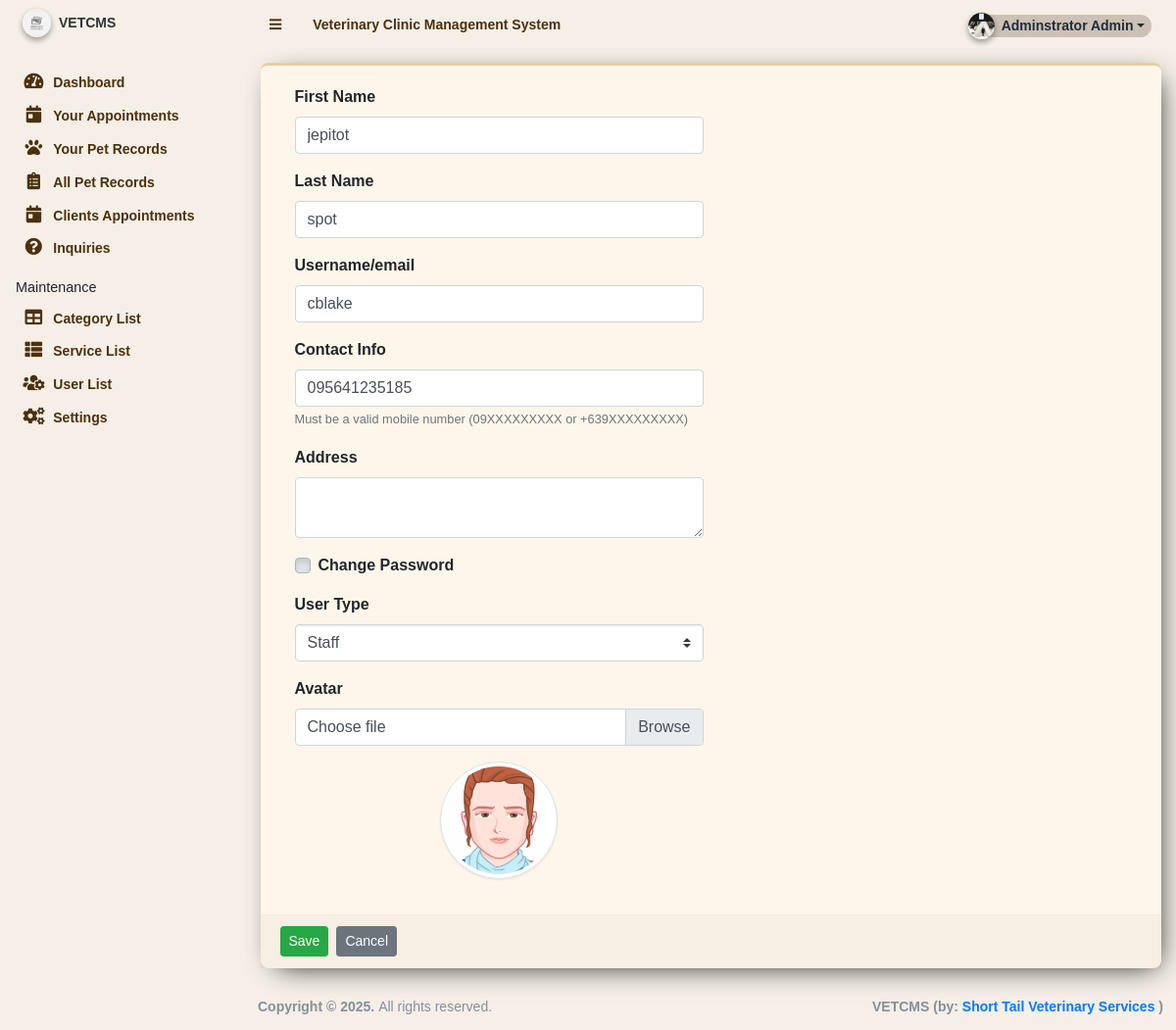
/admin/?page=user/manage_user&id=3 (signed in), run on the app's committed database.
### tables this page shows
CREATE TABLE `users` (
  `id` int(11) NOT NULL,
  `firstname` varchar(250) NOT NULL,
  `address` text DEFAULT NULL,
  `lastname` varchar(250) NOT NULL,
  `username` text NOT NULL,
  `password` text NOT NULL,
  `avatar` text DEFAULT NULL,
  `last_login` datetime DEFAULT NULL,
  `type` tinyint(1) NOT NULL DEFAULT 0,
  `status` int(11) NOT NULL DEFAULT 1 COMMENT '0=not verified, 1 = verified',
  `date_added` datetime NOT NULL DEFAULT current_timestamp(),
  `date_updated` datetime DEFAULT NULL ON UPDATE current_timestamp(),
  `contact` varchar(20) NOT NULL
);

### config.php (called while the page is built, shortened)
<?php
function validate_image($file){
	if(!empty($file)){
        $ex = explode('?',$file);
        $file = $ex[0];
        $param =  isset($ex[1]) ? '?'.$ex[1]  : '';
		if(is_file(base_app.$file)){
			return base_url.$file.$param;
		}else{
			return base_url.'dist/img/no-image-available.png';
		}
	}else{
		return base_url.'dist/img/no-image-available.png';
	}
}
?>

### admin/user/manage_user.php (the view, shortened to what this page needs)
<?php
if(isset($_GET['id']) && $_GET['id'] > 0){
    $user = $conn->query("SELECT * FROM users where id ='{$_GET['id']}'");
    foreach($user->fetch_array() as $k =>$v){
        $meta[$k] = $v;
    }
}
?>
<div class="card card-outline card-primary">
	<div class="card-body">
		<div class="container-fluid">
			<form action="" id="manage-user">
				<div class="form-group col-6">
					<label for="name">First Name</label>
					<input type="text" name="firstname" id="firstname" class="form-control" value="<?php echo isset($meta['firstname']) ? $meta['firstname']: '' ?>">
				</div>
				<div class="form-group col-6">
					<label for="name">Last Name</label>
					<input type="text" name="lastname" id="lastname" class="form-control" value="<?php echo isset($meta['lastname']) ? $meta['lastname']: '' ?>" >
				</div>
				<div class="form-group col-6">
					<label for="username">Username/email</label>
					<input type="text" name="username" id="username" class="form-control" value="<?php echo isset($meta['username']) ? $meta['username']: '' ?>"   autocomplete="off">
				</div>
				<div class="form-group col-6">
                    <label for="contact">Contact Info</label>
                    <input type="tel" name="contact" id="contact" class="form-control"
                           maxlength="13"
                           placeholder="09XXXXXXXXX or +639XXXXXXXXX"
                           oninput="this.value = this.value.replace(/[^0-9+]/g, '')"
                           value="<?php echo isset($meta['contact']) ? $meta['contact']: '' ?>">
                    <small class="text-muted">Must be a valid mobile number (09XXXXXXXXX or +639XXXXXXXXX)</small>
                </div>
				<div class="form-group col-6">
					<label for="address">Address</label>
					<textarea class="form-control" name="address" id="address" row="5"><?php echo isset($meta['address']) ? $meta['address']: '' ?></textarea>
				</div>
				<?php if(isset($_GET['id'])): ?>
				<div class="password-section">
					<div class="form-group col-6">
						<div class="custom-control custom-checkbox">
							<label class="custom-control-label" for="changePassword">Change Password</label>
						</div>
					</div>
				</div>
				<?php endif; ?>
				<div class="form-group col-6">
					<label for="type">User Type</label>
					<select name="type" id="type" class="custom-select"  required>
						<option value="2" <?php echo isset($meta['type']) && $meta['type'] == 2 ? 'selected': '' ?>>Staff</option>
					</select>
				</div>
				<div class="form-group col-6">
					<label for="" class="control-label">Avatar</label>
					<div class="custom-file">
		              <label class="custom-file-label" for="customFile">Choose file</label>
		            </div>
				</div>
				<div class="form-group col-6 d-flex justify-content-center">
					<img src="<?php echo validate_image(isset($meta['avatar']) ? $meta['avatar'] :'') ?>" alt="" id="cimg" class="img-fluid img-thumbnail">
				</div>
			</form>
		</div>
	</div>
	<div class="card-footer">
			<div class="col-md-12">
				<div class="row">
					<button class="btn btn-sm btn-success mr-2" form="manage-user" id="submit_btn">Save</button>
					<a class="btn btn-sm btn-secondary" href="./?page=user/list">Cancel</a>
				</div>
			</div>
		</div>
</div>

### admin/user/manage_user.php (style rules this page uses)
.card { background-color:rgb(255, 246, 235)!important; box-shadow: 6px 7px 28px -11px rgba(0,0,0,1); -webkit-box-shadow: 6px 7px 28px -11px rgba(0,0,0,1); -moz-box-shadow: 6px 7px 28px -11px rgba(0,0,0,1); border-radius:0.5em!important; }
img#cimg { height: 15vh; width: 15vh; object-fit: cover; border-radius: 100% 100%; }

### admin/inc/footer.php (style rules this page uses)
body { font-family: "Abel", sans-serif; font-weight: 400; font-style: normal; }

### data on the page
users: firstname "jepitot", lastname "spot", username "cblake", contact "095641235185", type "Staff", avatar (picture)

### other printed values
$_settings->info('name') "Veterinary Clinic Management System"
$_settings->userdata('firstname').' '.$_settings->userdata('lastname') "Adminstrator Admin"
$_settings->info('short_name') "VETCMS"
